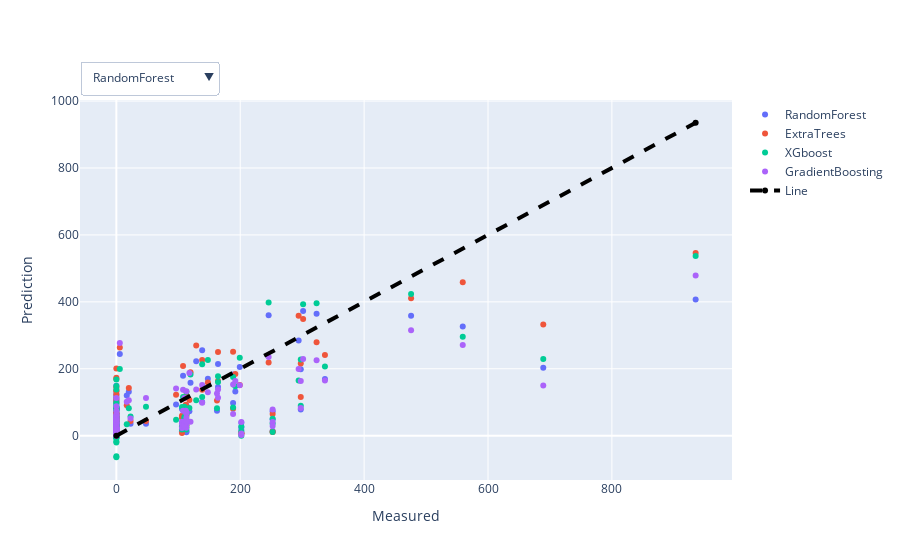

The code cell stored with this chart in its notebook:
### Code cell
import plotly.graph_objects as pxx
try:
    compname=y_test.columns[0].replace('_y', '')
except:
    pass
for i in range (len(regressors)):
    if max(y_test.values)[0]>max(eval('predictionse_'+regressors[i])):
      yy=y_test
    else:  
      yy=eval('predictionse_'+regressors[i])
    fig = go.Figure()
    try:
        maxi=max(yy.values)
    except:
        maxi=max(yy)
    fig=pxx.Figure(data=[go.Scatter(
        name=regressors[0],
        x=y_test[y_test.columns[0]].values,
        y=(pickle.load(open(y_test.columns[0]+regressors[0]+'.sav', 'rb')).predict(X_test)) , mode='markers'
    ),
        go.Scatter(
        name=regressors[1],
        x=y_test[y_test.columns[0]].values,
        y=(pickle.load(open(y_test.columns[0]+regressors[1]+'.sav', 'rb')).predict(X_test)) , mode='markers'
    ), go.Scatter(
        name=regressors[7],
        x=y_test[y_test.columns[0]].values,
        y=(pickle.load(open(y_test.columns[0]+regressors[7]+'.sav', 'rb')).predict(X_test)) , mode='markers'
    ), go.Scatter(
        name=regressors[5],
        x=y_test[y_test.columns[0]].values,
        y=abs(pickle.load(open(y_test.columns[0]+regressors[5]+'.sav', 'rb')).predict(X_test)) , mode='markers'
    ),
        go.Scatter(x=[0, float(maxi)], y=[0, float(maxi)], name='Line',
                          line = dict(color='black', width=4, dash='dash'))
    ])


annotations_all = [dict(text=" ",
                  xref="paper", yref="paper",
                  x=0.02, y=0.89, showarrow=False)]   
# Add dropdown
fig.update_layout(
    updatemenus=[
        dict(
            
            buttons=list([
                dict(label=regressors[0],
                     method="update",
                     args=[{"visible": [True, False, False, False,True]},
                           {"title": regressors[0]+'<br>'+compname,
                            "annotations": annotations_RandomForest
                            }]),
                dict(label=regressors[1],
                     method="update",
                     args=[{"visible": [False, True, False, False,True]},
                           {"title": regressors[1]+'<br>'+compname,
                            "annotations": annotations_ExtraTrees
                            }]),dict(label=regressors[5],
                     method="update",
                     args=[{"visible": [False, False, False, True,True]},
                           {"title": regressors[5]+'<br>'+compname,
                            "annotations": annotations_GradientBoosting
                            }]),dict(label=regressors[7],
                     method="update",
                     args=[{"visible": [False, False, True, False,True]},
                           {"title": regressors[7]+'<br>'+compname,
                            "annotations": annotations_XGboost
                            }]),dict(label='All',
                     method="update",
                     args=[{"visible": [True,True, True,True,True,True]},
                           {"title": 'All algorithms'+'<br>'+compname,
                            "annotations": annotations_all
                            }])
            ]),
            direction="down",
            pad={"r": 10, "t": 10},
            showactive=True,
            x=0,
            xanchor="left",
            y=1.13,
            yanchor="top",
        )
    ])

fig.update_layout(
    title={
        'y':0.9,
        'x':0.5,
        'xanchor': 'center',
        'yanchor': 'top'})

fig.update_xaxes(title_text='Measured')
fig.update_yaxes(title_text='Prediction')

fig.show()

### Figure 1 — Plotly figure (JSON) as saved in the notebook; plotly's stock layout.template omitted (floating-point values rounded to 4 significant figures; data arrays with more than 128 entries replaced by an {"elided": "..."} marker saying what was removed)
{"data": [{"mode": "markers", "name": "RandomForest", "type": "scatter", "x": {"elided": "141 float values"}, "y": {"elided": "141 float values"}}, {"mode": "markers", "name": "ExtraTrees", "type": "scatter", "x": {"elided": "141 float values"}, "y": {"elided": "141 float values"}}, {"mode": "markers", "name": "XGboost", "type": "scatter", "x": {"elided": "141 float values"}, "y": {"elided": "141 float values"}}, {"mode": "markers", "name": "GradientBoosting", "type": "scatter", "x": {"elided": "141 float values"}, "y": {"elided": "141 float values"}}, {"line": {"color": "black", "dash": "dash", "width": 4}, "name": "Line", "type": "scatter", "x": [0, 935.2], "y": [0, 935.2]}], "layout": {"title": {"x": 0.5, "xanchor": "center", "y": 0.9, "yanchor": "top"}, "updatemenus": [{"buttons": [{"args": [{"visible": [true, false, false, false, true]}, {"annotations": [{"showarrow": false, "text": "$Train Cross Validation R^2=0.65$", "x": 0.02, "xref": "paper", "y": 0.89, "yref": "paper"}, {"showarrow": false, "text": "$Test R^2=0.49$", "x": 0.02, "xref": "paper", "y": 0.97, "yref": "paper"}, {"showarrow": false, "text": "$Train R^2=0.95$", "x": 0.02, "xref": "paper", "y": 0.81, "yref": "paper"}], "title": "RandomForest<br>Calcium_Eluate"}], "label": "RandomForest", "method": "update"}, {"args": [{"visible": [false, true, false, false, true]}, {"annotations": [{"showarrow": false, "text": "$Train Cross Validation R^2=0.63$", "x": 0.02, "xref": "paper", "y": 0.89, "yref": "paper"}, {"showarrow": false, "text": "$Test R^2=0.59$", "x": 0.02, "xref": "paper", "y": 0.97, "yref": "paper"}, {"showarrow": false, "text": "$Train R^2=1.0$", "x": 0.02, "xref": "paper", "y": 0.81, "yref": "paper"}], "title": "ExtraTrees<br>Calcium_Eluate"}], "label": "ExtraTrees", "method": "update"}, {"args": [{"visible": [false, false, false, true, true]}, {"annotations": [{"showarrow": false, "text": "$Train Cross Validation R^2=0.78$", "x": 0.02, "xref": "paper", "y": 0.89, "yref": "paper"}, {"showarrow": false, "text": "$Test R^2=0.53$", "x": 0.02, "xref": "paper", "y": 0.97, "yref": "paper"}, {"showarrow": false, "text": "$Train R^2=0.99$", "x": 0.02, "xref": "paper", "y": 0.81, "yref": "paper"}], "title": "GradientBoosting<br>Calcium_Eluate"}], "label": "GradientBoosting", "method": "update"}, {"args": [{"visible": [false, false, true, false, true]}, {"annotations": [{"showarrow": false, "text": "$Train Cross Validation R^2=0.74$", "x": 0.02, "xref": "paper", "y": 0.89, "yref": "paper"}, {"showarrow": false, "text": "$Test R^2=0.57$", "x": 0.02, "xref": "paper", "y": 0.97, "yref": "paper"}, {"showarrow": false, "text": "$Train R^2=1.0$", "x": 0.02, "xref": "paper", "y": 0.81, "yref": "paper"}], "title": "XGboost<br>Calcium_Eluate"}], "label": "XGboost", "method": "update"}, {"args": [{"visible": [true, true, true, true, true, true]}, {"annotations": [{"showarrow": false, "text": " ", "x": 0.02, "xref": "paper", "y": 0.89, "yref": "paper"}], "title": "All algorithms<br>Calcium_Eluate"}], "label": "All", "method": "update"}], "direction": "down", "pad": {"r": 10, "t": 10}, "showactive": true, "x": 0, "xanchor": "left", "y": 1.13, "yanchor": "top"}], "xaxis": {"title": {"text": "Measured"}}, "yaxis": {"title": {"text": "Prediction"}}}}
